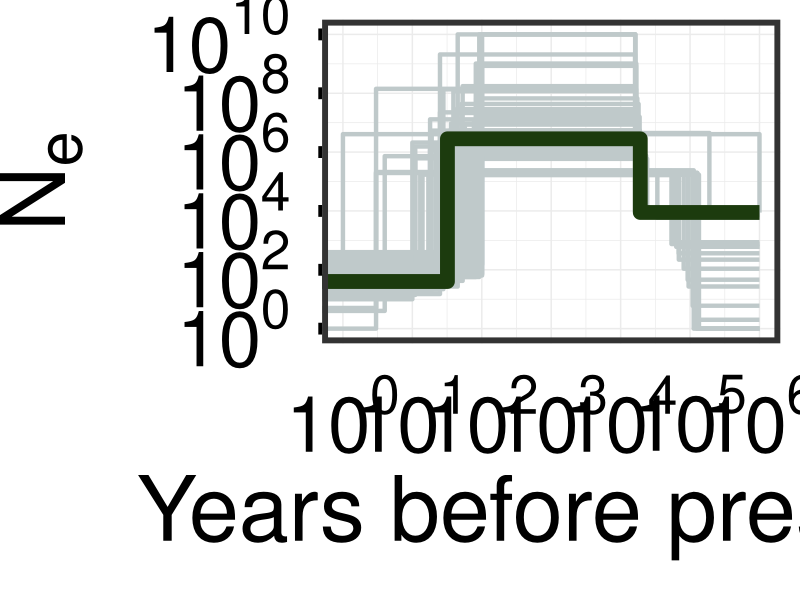
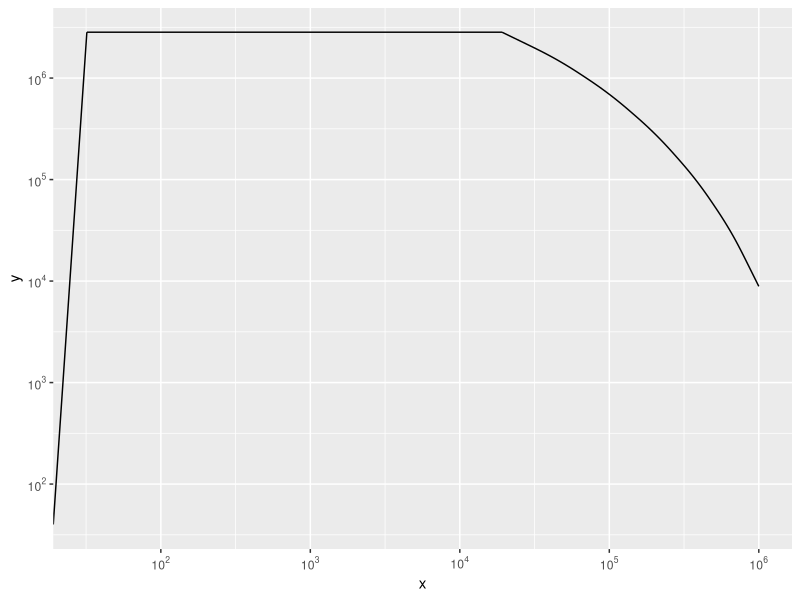
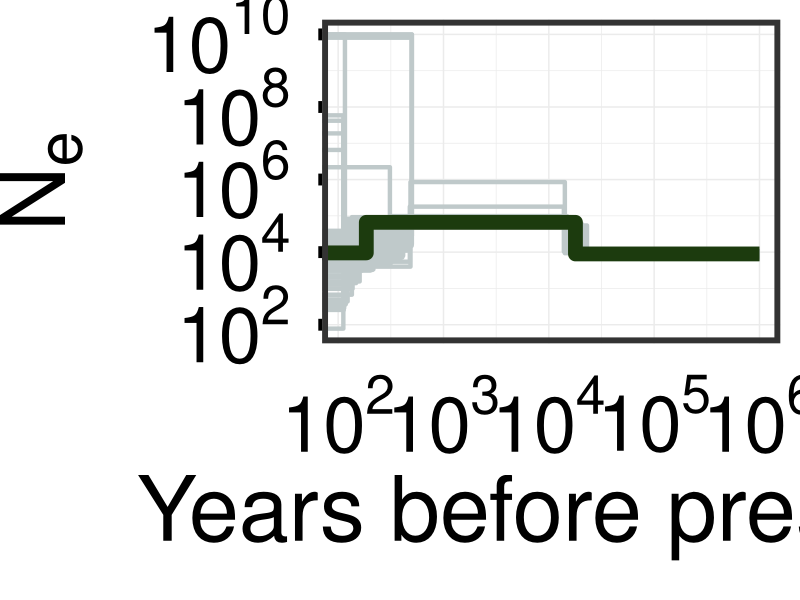
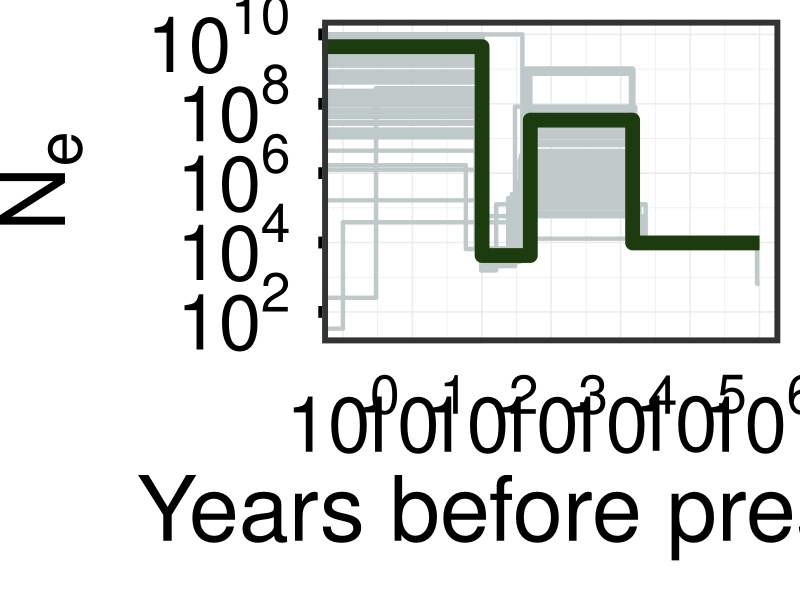
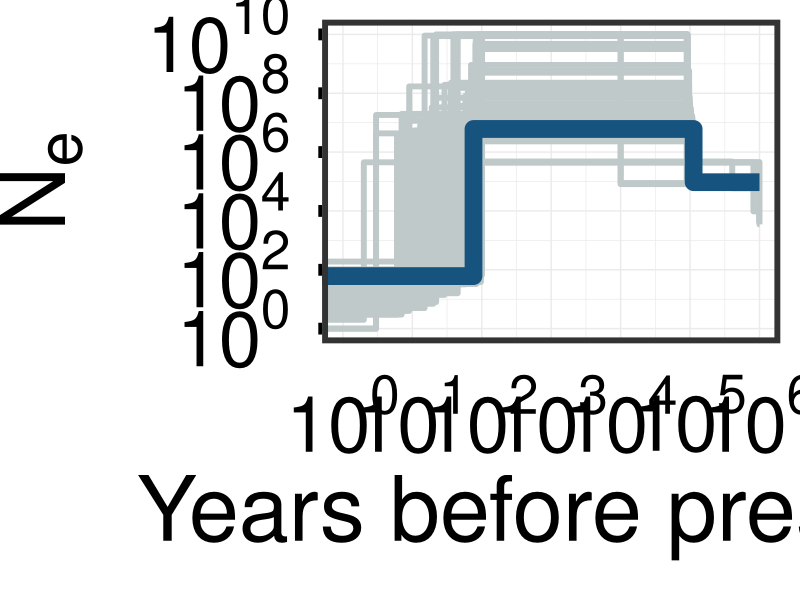
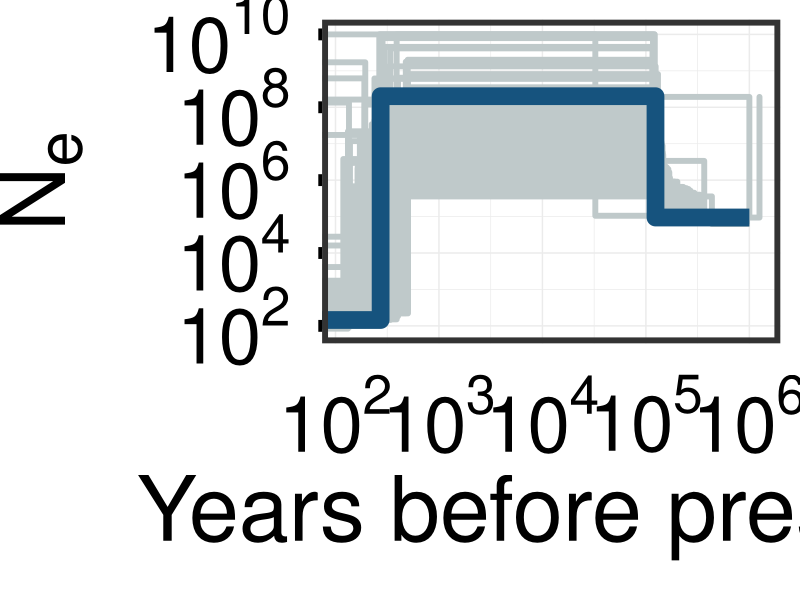
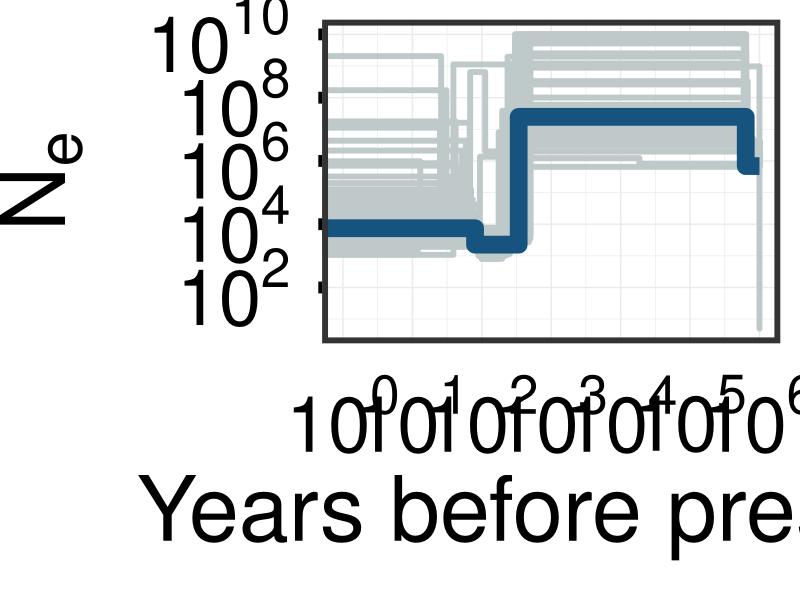

These figures' R source, in order:
######################## Script for calculating 95% CIs for momi models ########################################################

#Reads in parameter estimates from momi SFS-bootstrap runs
#Calculates 95% CIs
#Creates plots of Ne change through time

#################################################################################################################################################

######## Set-up ########

remove(list = ls())

#load libraries
library(here) #v.1.0.1
library(tidyverse) #v.2.0.0
library(scales) #v.1.2.1

#read in contemporary bootstrap data
Gmi_demo_contemp <- read.csv(here("Data/Gmi_Ham/momi2", 
                                  "Gmi_contemp2changeexpg_bootstraps.csv"), 
                             header = FALSE)
  Gmi_demo_contemp <- as.data.frame(t(Gmi_demo_contemp))
    colnames(Gmi_demo_contemp) <- c("N_Hist", "N_Alb", "N_Cont", "T_Exp", "T_Bot")
    Gmi_demo_contemp <- Gmi_demo_contemp[-1,]
  
Ela_demo_contemp <- read.csv(here("Data/Ela_Ham/momi2", 
                                  "Ela_contemp2changeexpg_bootstraps.csv"), 
                             header = FALSE)
  Ela_demo_contemp <- as.data.frame(t(Ela_demo_contemp))
    colnames(Ela_demo_contemp) <- c("N_Hist", "N_Alb", "N_Cont", "T_Exp", "T_Bot")
    Ela_demo_contemp <- Ela_demo_contemp[-1,]

#read in historical bootstrap data
Gmi_demo_temp <- read.csv(here("Data/Gmi_Ham/momi2", 
                               "Gmi_temponly2histchange_bootstraps.csv"), 
                          header = FALSE)
  Gmi_demo_temp <- as.data.frame(t(Gmi_demo_temp))
    colnames(Gmi_demo_temp) <- c("N_Hist", "N_Rec", "N_Cont", "T_Exp", "T_Rec")
    Gmi_demo_temp <- Gmi_demo_temp[-1,]
  
Ela_demo_temp <- read.csv(here("Data/Ela_Ham/momi2", 
                               "Ela_temponly2histchange_bootstraps.csv"), 
                          header = FALSE)
  Ela_demo_temp <- as.data.frame(t(Ela_demo_temp))
   colnames(Ela_demo_temp) <- c("N_Hist", "N_Rec", "N_Cont", "T_Exp", "T_Rec")
   Ela_demo_temp <- Ela_demo_temp[-1,]
  
#read in historical and contemporary bootstrap data
Gmi_demo_contemptemp <- read.csv(here("Data/Gmi_Ham/momi2", 
                                      "Gmi_temp3change_bootstraps.csv"), 
                                 header = FALSE)
Gmi_demo_contemptemp <- as.data.frame(t(Gmi_demo_contemptemp))
  colnames(Gmi_demo_contemptemp) <- c("N_Hist", "N_Rec", "N_Alb", "N_Cont", "T_Exp", "T_Rec", "T_Bot")
  Gmi_demo_contemptemp <- Gmi_demo_contemptemp[-1,]

Ela_demo_contemptemp <- read.csv(here("Data/Ela_Ham/momi2", 
                                      "Ela_temp3change_bootstraps.csv"), 
                                 header = FALSE)
  Ela_demo_contemptemp <- as.data.frame(t(Ela_demo_contemptemp))
    colnames(Ela_demo_contemptemp) <- c("N_Hist", "N_Rec", "N_Alb", "N_Cont", "T_Exp", "T_Rec", "T_Bot")
    Ela_demo_contemptemp <- Ela_demo_contemptemp[-1,]

#####################################################################################################
  
######## Get 95% CIs ########
  
#### 95% CIs from contemporary data ####
#Gmi
Gmi_N_Hist <- quantile(as.numeric(Gmi_demo_contemp$N_Hist), c(0.025, 0.975))
Gmi_N_Alb <- quantile(as.numeric(Gmi_demo_contemp$N_Alb), c(0.025, 0.975))
Gmi_N_Cont <- quantile(as.numeric(Gmi_demo_contemp$N_Cont), c(0.025, 0.975))
Gmi_T_Exp <- quantile(as.numeric(Gmi_demo_contemp$T_Exp), c(0.025, 0.975))
Gmi_T_Bot <- quantile(as.numeric(Gmi_demo_contemp$T_Bot), c(0.025, 0.975))

#Ela
Ela_N_Hist <- quantile(as.numeric(Ela_demo_contemp$N_Hist), c(0.025, 0.975))
Ela_N_Alb <- quantile(as.numeric(Ela_demo_contemp$N_Alb), c(0.025, 0.975))
Ela_N_Cont <- quantile(as.numeric(Ela_demo_contemp$N_Cont), c(0.025, 0.975))
Ela_T_Exp <- quantile(as.numeric(Ela_demo_contemp$T_Exp), c(0.025, 0.975))
Ela_T_Bot <- quantile(as.numeric(Ela_demo_contemp$T_Bot), c(0.025, 0.975))

#### 95% CIs from historical data ####
#Gmi
Gmi_N_Hist <- quantile(as.numeric(Gmi_demo_temp$N_Hist), c(0.025, 0.975))
Gmi_N_Rec <- quantile(as.numeric(Gmi_demo_temp$N_Rec), c(0.025, 0.975))
Gmi_N_Cont <- quantile(as.numeric(Gmi_demo_temp$N_Cont), c(0.025, 0.975))
Gmi_T_Exp <- quantile(as.numeric(Gmi_demo_temp$T_Exp), c(0.025, 0.975))
Gmi_T_Rec <- quantile(as.numeric(Gmi_demo_temp$T_Rec), c(0.025, 0.975))

#Ela
Ela_N_Hist <- quantile(as.numeric(Ela_demo_temp$N_Hist), c(0.025, 0.975))
Ela_N_Rec <- quantile(as.numeric(Ela_demo_temp$N_Rec), c(0.025, 0.975))
Ela_N_Cont <- quantile(as.numeric(Ela_demo_temp$N_Cont), c(0.025, 0.975))
Ela_T_Exp <- quantile(as.numeric(Ela_demo_temp$T_Exp), c(0.025, 0.975))
Ela_T_Rec <- quantile(as.numeric(Ela_demo_temp$T_Rec), c(0.025, 0.975))

#### 95% CIs from contemporary and historical data ####
#Gmi
Gmi_N_Hist <- quantile(as.numeric(Gmi_demo_contemptemp$N_Hist), c(0.025, 0.975))
Gmi_N_Rec <- quantile(as.numeric(Gmi_demo_contemptemp$N_Rec), c(0.025, 0.975))
Gmi_N_Alb <- quantile(as.numeric(Gmi_demo_contemptemp$N_Alb), c(0.025, 0.975))
Gmi_N_Cont <- quantile(as.numeric(Gmi_demo_contemptemp$N_Cont), c(0.025, 0.975))
Gmi_T_Exp <- quantile(as.numeric(Gmi_demo_contemptemp$T_Exp), c(0.025, 0.975))
Gmi_T_Rec <- quantile(as.numeric(Gmi_demo_contemptemp$T_Rec), c(0.025, 0.975))
Gmi_T_Bot <- quantile(as.numeric(Gmi_demo_contemptemp$T_Bot), c(0.025, 0.975))

#Ela
Ela_N_Hist <- quantile(as.numeric(Ela_demo_contemptemp$N_Hist), c(0.025, 0.975))
Ela_N_Rec <- quantile(as.numeric(Ela_demo_contemptemp$N_Rec), c(0.025, 0.975))
Ela_N_Alb <- quantile(as.numeric(Ela_demo_contemptemp$N_Alb), c(0.025, 0.975))
Ela_N_Cont <- quantile(as.numeric(Ela_demo_contemptemp$N_Cont), c(0.025, 0.975))
Ela_T_Exp <- quantile(as.numeric(Ela_demo_contemptemp$T_Exp), c(0.025, 0.975))
Ela_T_Rec <- quantile(as.numeric(Ela_demo_contemptemp$T_Rec), c(0.025, 0.975))
Ela_T_Bot <- quantile(as.numeric(Ela_demo_contemptemp$T_Bot), c(0.025, 0.975))

################################################################################################

######## Make demographic bootstrap plots #########

#### Gmi plots #### 
## Contemporary plot ##
Gmi_Ne_boot_contemp <- read.csv(here("Data/Gmi_Ham/momi2", 
                                     "gmi_momi2_contemp_boot_output_formatted.csv"), 
                                header = TRUE)

Gmi_Ne_contemp_boot_plot <- ggplot(data = Gmi_Ne_boot_contemp,
                           aes(x=year, y=Ne, group=run, color = type, size = type)) +
  geom_step() + 
  scale_x_log10(breaks = trans_breaks("log10", function(x) 10^x), 
                labels = trans_format("log10", scales::math_format(10^.x))) +
  scale_y_log10(breaks = trans_breaks("log10", function(x) 10^x), 
                labels = trans_format("log10", scales::math_format(10^.x))) +
  scale_color_manual(values = c("#BFC9CA", "#1c3b0e")) + 
  scale_size_manual(values = c(1.5, 5)) +
  ylab(bquote(N[e])) + 
  xlab("Years before present") +
  theme_bw() + 
  theme(panel.border = element_rect(linewidth = 4), 
        plot.title = element_blank(),
        axis.ticks.y = element_line(color = "black", linewidth = 4), 
        axis.ticks.x = element_blank(), 
        axis.text.y = element_text(size = 55, color = "black", margin = margin(r = 20)), 
        axis.text.x = element_text(size = 55, color = "black", margin = margin(t = 20)), 
        axis.title.y = element_text(size = 65, color = "black", vjust = 3),
        axis.title.x = element_text(size = 65, color = "black"),
        legend.position = "none",
        plot.margin = unit(c(0.5,0.5,1,1), "cm"),)
Gmi_Ne_contemp_boot_plot

#testing code to plot with slope
ggplot() + 
  geom_curve(aes(x = 0, y = 40, xend = 32, yend = 2827887), curvature = 0) + 
  geom_curve(aes(x = 32, y = 2827887, xend = 19176, yend = 2827887), curvature = 0) +
  geom_curve(aes(x = 19176, y = 2827887, xend = 1000000, yend = 8872), curvature = -0.2) + 
  scale_x_log10(breaks = trans_breaks("log10", function(x) 10^x), 
                labels = trans_format("log10", scales::math_format(10^.x))) +
  scale_y_log10(breaks = trans_breaks("log10", function(x) 10^x), 
                labels = trans_format("log10", scales::math_format(10^.x))) 

## Historical plot ##
Gmi_Ne_boot_temp <- read.csv(here("Data/Gmi_Ham/momi2", 
                                  "gmi_momi2_temponly_boot_output_formatted.csv"), 
                             header = TRUE)

Gmi_Ne_temp_boot_plot <- ggplot(data = Gmi_Ne_boot_temp,
                           aes(x=year, y=Ne, group=run, color = type, size = type)) +
  geom_step() + 
  scale_x_log10(breaks = trans_breaks("log10", function(x) 10^x), 
                labels = trans_format("log10", scales::math_format(10^.x))) +
  scale_y_log10(breaks = trans_breaks("log10", function(x) 10^x), 
                labels = trans_format("log10", scales::math_format(10^.x))) +
  scale_color_manual(values = c("#BFC9CA", "#1c3b0e")) + 
  scale_size_manual(values = c(1.5, 5)) +
  ylab(bquote(N[e])) + 
  xlab("Years before present") +
  theme_bw() + 
  theme(panel.border = element_rect(linewidth = 4), 
        plot.title = element_blank(),
        axis.ticks.y = element_line(color = "black", linewidth = 4), 
        axis.ticks.x = element_blank(), 
        axis.text.y = element_text(size = 55, color = "black", margin = margin(r = 20)), 
        axis.text.x = element_text(size = 55, color = "black", margin = margin(t = 20)), 
        axis.title.y = element_text(size = 65, color = "black", vjust = 3),
        axis.title.x = element_text(size = 65, color = "black"),
        legend.position = "none",
        plot.margin = unit(c(0.5,0.5,1,1), "cm"),)
Gmi_Ne_temp_boot_plot

## Contemporary & historical plot ##
Gmi_Ne_boot_contemp_temp <- read.csv(here("Data/Gmi_Ham/momi2", 
                                          "gmi_momi2_temp_boot_output_formatted.csv"), 
                                     header = TRUE)

Gmi_Ne_contemp_temp_boot_plot <- ggplot(data = Gmi_Ne_boot_contemp_temp,
                                        aes(x=year, y=Ne, group=run, color = type, size = type)) +
  geom_step() + 
  scale_x_log10(breaks = trans_breaks("log10", function(x) 10^x), 
                labels = trans_format("log10", scales::math_format(10^.x))) +
  scale_y_log10(breaks = trans_breaks("log10", function(x) 10^x), 
                labels = trans_format("log10", scales::math_format(10^.x))) +
  scale_color_manual(values = c("#BFC9CA", "#1c3b0e")) + 
  scale_size_manual(values = c(1.5, 5)) +
  ylab(bquote(N[e])) + 
  xlab("Years before present") +
  theme_bw() + 
  theme(panel.border = element_rect(linewidth = 4), 
        plot.title = element_blank(),
        axis.ticks.y = element_line(color = "black", linewidth = 4), 
        axis.ticks.x = element_blank(), 
        axis.text.y = element_text(size = 55, color = "black", margin = margin(r = 20)), 
        axis.text.x = element_text(size = 55, color = "black", margin = margin(t = 20)), 
        axis.title.y = element_text(size = 65, color = "black", vjust = 3),
        axis.title.x = element_text(size = 65, color = "black"),
        legend.position = "none",
        plot.margin = unit(c(0.5,0.5,1,1), "cm"),)
Gmi_Ne_contemp_temp_boot_plot

#### Ela plots ####
## Contemporary plot ##
Ela_Ne_boot_contemp <- read.csv(here("Data/Ela_Ham/momi2", 
                                     "ela_momi2_contemp_boot_output_formatted.csv"), 
                                header = TRUE)

Ela_Ne_contemp_boot_plot <- ggplot(data = Ela_Ne_boot_contemp,
                           aes(x=year, y=Ne, group=run, color = type, size = type)) +
  geom_step() + 
  scale_x_log10(breaks = trans_breaks("log10", function(x) 10^x), 
                labels = trans_format("log10", scales::math_format(10^.x))) +
  scale_y_log10(breaks = trans_breaks("log10", function(x) 10^x), 
                labels = trans_format("log10", scales::math_format(10^.x))) +
  scale_color_manual(values = c("#BFC9CA", "#16537e")) + 
  ylab(bquote(N[e])) + 
  xlab("Years before present") +
  theme_bw() + 
  theme(panel.border = element_rect(linewidth = 4), 
        plot.title = element_blank(),
        axis.ticks.y = element_line(color = "black", linewidth = 4), 
        axis.ticks.x = element_blank(), 
        axis.text.y = element_text(size = 55, color = "black", margin = margin(r = 20)), 
        axis.text.x = element_text(size = 55, color = "black", margin = margin(t = 20)), 
        axis.title.y = element_text(size = 65, color = "black", vjust = 3),
        axis.title.x = element_text(size = 65, color = "black"),
        legend.position = "none",
        plot.margin = unit(c(0.5,0.5,1,1), "cm"),)
Ela_Ne_contemp_boot_plot

## Historical plot ##
Ela_Ne_boot_temp <- read.csv(here("Data/Ela_Ham/momi2", 
                                  "ela_momi2_temponly_boot_output_formatted.csv"), 
                             header = TRUE)

Ela_Ne_temp_boot_plot <- ggplot(data = Ela_Ne_boot_temp,
                                aes(x=year, y=Ne, group=run, color = type, size = type)) +
  geom_step() + 
  scale_x_log10(breaks = trans_breaks("log10", function(x) 10^x), 
                labels = trans_format("log10", scales::math_format(10^.x))) +
  scale_y_log10(breaks = trans_breaks("log10", function(x) 10^x), 
                labels = trans_format("log10", scales::math_format(10^.x))) +
  scale_color_manual(values = c("#BFC9CA", "#16537e")) + 
  ylab(bquote(N[e])) + 
  xlab("Years before present") +
  theme_bw() + 
  theme(panel.border = element_rect(linewidth = 4), 
        plot.title = element_blank(),
        axis.ticks.y = element_line(color = "black", linewidth = 4), 
        axis.ticks.x = element_blank(), 
        axis.text.y = element_text(size = 55, color = "black", margin = margin(r = 20)), 
        axis.text.x = element_text(size = 55, color = "black", margin = margin(t = 20)), 
        axis.title.y = element_text(size = 65, color = "black", vjust = 3),
        axis.title.x = element_text(size = 65, color = "black"),
        legend.position = "none",
        plot.margin = unit(c(0.5,0.5,1,1), "cm"),)
Ela_Ne_temp_boot_plot

## Contemporary & historical plot ##
Ela_Ne_boot_contemp_temp <- read.csv(here("Data/Ela_Ham/momi2", 
                                          "ela_momi2_temp_boot_output_formatted.csv"), 
                                     header = TRUE)

Ela_Ne_contemp_temp_boot_plot <- ggplot(data = Ela_Ne_boot_contemp_temp,
                                        aes(x=year, y=Ne, group=run, color = type, size = type)) +
  geom_step() + 
  scale_x_log10(breaks = trans_breaks("log10", function(x) 10^x), 
                labels = trans_format("log10", scales::math_format(10^.x))) +
  scale_y_log10(breaks = trans_breaks("log10", function(x) 10^x), 
                labels = trans_format("log10", scales::math_format(10^.x))) +
  scale_color_manual(values = c("#BFC9CA", "#16537e")) + 
  ylab(bquote(N[e])) + 
  xlab("Years before present") +
  theme_bw() + 
  theme(panel.border = element_rect(linewidth = 4), 
        plot.title = element_blank(),
        axis.ticks.y = element_line(color = "black", linewidth = 4), 
        axis.ticks.x = element_blank(), 
        axis.text.y = element_text(size = 55, color = "black", margin = margin(r = 20)), 
        axis.text.x = element_text(size = 55, color = "black", margin = margin(t = 20)), 
        axis.title.y = element_text(size = 65, color = "black", vjust = 3),
        axis.title.x = element_text(size = 65, color = "black"),
        legend.position = "none",
        plot.margin = unit(c(0.5,0.5,1,1), "cm"),)
Ela_Ne_contemp_temp_boot_plot
